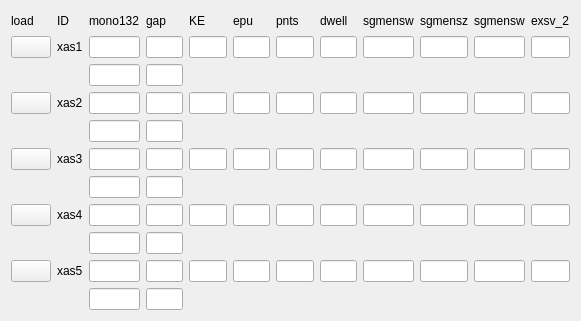
  <widget class="QWidget" name="layoutWidget_2">
   <property name="geometry">
    <rect>
     <x>20</x>
     <y>650</y>
     <width>581</width>
     <height>321</height>
    </rect>
   </property>
   <layout class="QGridLayout" name="gridLayout_5">
    <item row="7" column="0">
     <widget class="PyDMShellCommand" name="PyDMShellCommand_17">
      <property name="toolTip">
       <string/>
      </property>
     </widget>
    </item>
    <item row="3" column="1">
     <widget class="PyDMLabel" name="PyDMLabel_28">
      <property name="toolTip">
       <string/>
      </property>
      <property name="text">
       <string>xas2</string>
      </property>
     </widget>
    </item>
    <item row="1" column="9">
     <widget class="PyDMLineEdit" name="PyDMLineEdit_81">
      <property name="toolTip">
       <string/>
      </property>
      <property name="channel" stdset="0">
       <string>ca://SPEC:sgmensz_SV</string>
      </property>
     </widget>
    </item>
    <item row="10" column="6">
     <widget class="PyDMLineEdit" name="PyDMLineEdit_72">
      <property name="toolTip">
       <string/>
      </property>
     </widget>
    </item>
    <item row="1" column="3">
     <widget class="PyDMLineEdit" name="PyDMLineEdit_68">
      <property name="toolTip">
       <string/>
      </property>
      <property name="channel" stdset="0">
       <string>ca://SPEC:gap_SV</string>
      </property>
     </widget>
    </item>
    <item row="10" column="10">
     <widget class="PyDMLineEdit" name="PyDMLineEdit_121">
      <property name="toolTip">
       <string/>
      </property>
     </widget>
    </item>
    <item row="9" column="2">
     <widget class="PyDMLineEdit" name="PyDMLineEdit_113">
      <property name="toolTip">
       <string/>
      </property>
      <property name="readOnly">
       <bool>true</bool>
      </property>
      <property name="channel" stdset="0">
       <string>ca://SPEC:ID_SV0</string>
      </property>
     </widget>
    </item>
    <item row="0" column="1">
     <widget class="PyDMLabel" name="PyDMLabel_26">
      <property name="toolTip">
       <string/>
      </property>
      <property name="text">
       <string>ID</string>
      </property>
     </widget>
    </item>
    <item row="0" column="5">
     <widget class="PyDMLabel" name="PyDMLabel_21">
      <property name="toolTip">
       <string/>
      </property>
      <property name="text">
       <string>epu</string>
      </property>
     </widget>
    </item>
    <item row="3" column="11">
     <widget class="PyDMLineEdit" name="PyDMLineEdit_112">
      <property name="toolTip">
       <string/>
      </property>
     </widget>
    </item>
    <item row="1" column="6">
     <widget class="PyDMLineEdit" name="PyDMLineEdit_88">
      <property name="toolTip">
       <string/>
      </property>
     </widget>
    </item>
    <item row="4" column="3">
     <widget class="PyDMLineEdit" name="PyDMLineEdit_103">
      <property name="toolTip">
       <string/>
      </property>
     </widget>
    </item>
    <item row="1" column="7">
     <widget class="PyDMLineEdit" name="PyDMLineEdit_73">
      <property name="toolTip">
       <string/>
      </property>
     </widget>
    </item>
    <item row="3" column="5">
     <widget class="PyDMLineEdit" name="PyDMLineEdit_108">
      <property name="toolTip">
       <string/>
      </property>
      <property name="readOnly">
       <bool>true</bool>
      </property>
      <property name="channel" stdset="0">
       <string>ca://SPEC:ID_SV</string>
      </property>
     </widget>
    </item>
    <item row="1" column="0">
     <widget class="PyDMShellCommand" name="PyDMShellCommand_6">
      <property name="toolTip">
       <string/>
      </property>
     </widget>
    </item>
    <item row="10" column="7">
     <widget class="PyDMLineEdit" name="PyDMLineEdit_117">
      <property name="toolTip">
       <string/>
      </property>
     </widget>
    </item>
    <item row="0" column="9">
     <widget class="PyDMLabel" name="PyDMLabel_23">
      <property name="toolTip">
       <string/>
      </property>
      <property name="text">
       <string>sgmensz</string>
      </property>
     </widget>
    </item>
    <item row="10" column="0">
     <widget class="PyDMShellCommand" name="PyDMShellCommand_13">
      <property name="toolTip">
       <string/>
      </property>
     </widget>
    </item>
    <item row="1" column="5">
     <widget class="PyDMLineEdit" name="PyDMLineEdit_93">
      <property name="toolTip">
       <string/>
      </property>
      <property name="channel" stdset="0">
       <string>ca://SPEC:epu_SV</string>
      </property>
     </widget>
    </item>
    <item row="3" column="0">
     <widget class="PyDMShellCommand" name="PyDMShellCommand_4">
      <property name="toolTip">
       <string/>
      </property>
     </widget>
    </item>
    <item row="7" column="1">
     <widget class="PyDMLabel" name="PyDMLabel_30">
      <property name="toolTip">
       <string/>
      </property>
      <property name="text">
       <string>xas4</string>
      </property>
     </widget>
    </item>
    <item row="3" column="3">
     <widget class="PyDMLineEdit" name="PyDMLineEdit_107">
      <property name="toolTip">
       <string/>
      </property>
     </widget>
    </item>
    <item row="1" column="10">
     <widget class="PyDMLineEdit" name="PyDMLineEdit_65">
      <property name="toolTip">
       <string/>
      </property>
      <property name="channel" stdset="0">
       <string>ca://SPEC:sgmensw_SV</string>
      </property>
     </widget>
    </item>
    <item row="7" column="7">
     <widget class="PyDMLineEdit" name="PyDMLineEdit_116">
      <property name="toolTip">
       <string/>
      </property>
     </widget>
    </item>
    <item row="6" column="2">
     <widget class="PyDMLineEdit" name="PyDMLineEdit_87">
      <property name="toolTip">
       <string/>
      </property>
     </widget>
    </item>
    <item row="0" column="3">
     <widget class="PyDMLabel" name="PyDMLabel_25">
      <property name="toolTip">
       <string/>
      </property>
      <property name="text">
       <string>gap</string>
      </property>
     </widget>
    </item>
    <item row="5" column="11">
     <widget class="PyDMLineEdit" name="PyDMLineEdit_91">
      <property name="toolTip">
       <string/>
      </property>
     </widget>
    </item>
    <item row="3" column="10">
     <widget class="PyDMLineEdit" name="PyDMLineEdit_111">
      <property name="toolTip">
       <string/>
      </property>
     </widget>
    </item>
    <item row="2" column="2">
     <widget class="PyDMLineEdit" name="PyDMLineEdit_75">
      <property name="toolTip">
       <string/>
      </property>
      <property name="channel" stdset="0">
       <string>ca://SPEC:mono132_SV_S1</string>
      </property>
     </widget>
    </item>
    <item row="0" column="7">
     <widget class="PyDMLabel" name="PyDMLabel_35">
      <property name="toolTip">
       <string/>
      </property>
      <property name="text">
       <string>dwell</string>
      </property>
     </widget>
    </item>
    <item row="2" column="3">
     <widget class="PyDMLineEdit" name="PyDMLineEdit_96">
      <property name="toolTip">
       <string/>
      </property>
      <property name="channel" stdset="0">
       <string>ca://SPEC:gap_SV1</string>
      </property>
     </widget>
    </item>
    <item row="1" column="2">
     <widget class="PyDMLineEdit" name="PyDMLineEdit_94">
      <property name="toolTip">
       <string/>
      </property>
      <property name="channel" stdset="0">
       <string>ca://SPEC:mono132_SV</string>
      </property>
     </widget>
    </item>
    <item row="7" column="10">
     <widget class="PyDMLineEdit" name="PyDMLineEdit_95">
      <property name="toolTip">
       <string/>
      </property>
     </widget>
    </item>
    <item row="3" column="6">
     <widget class="PyDMLineEdit" name="PyDMLineEdit_71">
      <property name="toolTip">
       <string/>
      </property>
      <property name="channel" stdset="0">
       <string>ca://SPEC:epu_SV1</string>
      </property>
     </widget>
    </item>
    <item row="0" column="0">
     <widget class="PyDMLabel" name="PyDMLabel_20">
      <property name="toolTip">
       <string/>
      </property>
      <property name="text">
       <string>load</string>
      </property>
     </widget>
    </item>
    <item row="5" column="7">
     <widget class="PyDMLineEdit" name="PyDMLineEdit_82">
      <property name="toolTip">
       <string/>
      </property>
     </widget>
    </item>
    <item row="7" column="5">
     <widget class="PyDMLineEdit" name="PyDMLineEdit_79">
      <property name="toolTip">
       <string/>
      </property>
     </widget>
    </item>
    <item row="7" column="6">
     <widget class="PyDMLineEdit" name="PyDMLineEdit_115">
      <property name="toolTip">
       <string/>
      </property>
      <property name="channel" stdset="0">
       <string>ca://SPEC:m1pit_SV</string>
      </property>
     </widget>
    </item>
    <item row="5" column="10">
     <widget class="PyDMLineEdit" name="PyDMLineEdit_64">
      <property name="toolTip">
       <string/>
      </property>
     </widget>
    </item>
    <item row="5" column="9">
     <widget class="PyDMLineEdit" name="PyDMLineEdit_83">
      <property name="toolTip">
       <string/>
      </property>
     </widget>
    </item>
    <item row="10" column="9">
     <widget class="PyDMLineEdit" name="PyDMLineEdit_122">
      <property name="toolTip">
       <string/>
      </property>
     </widget>
    </item>
    <item row="3" column="9">
     <widget class="PyDMLineEdit" name="PyDMLineEdit_110">
      <property name="toolTip">
       <string/>
      </property>
     </widget>
    </item>
    <item row="9" column="3">
     <widget class="PyDMLineEdit" name="PyDMLineEdit_114">
      <property name="toolTip">
       <string/>
      </property>
      <property name="channel" stdset="0">
       <string>ca://SPEC:m1pit_SV</string>
      </property>
     </widget>
    </item>
    <item row="11" column="2">
     <widget class="PyDMLineEdit" name="PyDMLineEdit_80">
      <property name="toolTip">
       <string/>
      </property>
      <property name="channel" stdset="0">
       <string>ca://SPEC:sgmensz_SV1</string>
      </property>
     </widget>
    </item>
    <item row="0" column="2">
     <widget class="PyDMLabel" name="PyDMLabel_24">
      <property name="toolTip">
       <string/>
      </property>
      <property name="text">
       <string>mono132</string>
      </property>
     </widget>
    </item>
    <item row="10" column="2">
     <widget class="PyDMLineEdit" name="PyDMLineEdit_126">
      <property name="toolTip">
       <string/>
      </property>
     </widget>
    </item>
    <item row="7" column="11">
     <widget class="PyDMLineEdit" name="PyDMLineEdit_66">
      <property name="toolTip">
       <string/>
      </property>
     </widget>
    </item>
    <item row="5" column="5">
     <widget class="PyDMLineEdit" name="PyDMLineEdit_84">
      <property name="toolTip">
       <string/>
      </property>
     </widget>
    </item>
    <item row="5" column="8">
     <widget class="PyDMLineEdit" name="PyDMLineEdit_69">
      <property name="toolTip">
       <string/>
      </property>
     </widget>
    </item>
    <item row="10" column="8">
     <widget class="PyDMLineEdit" name="PyDMLineEdit_123">
      <property name="toolTip">
       <string/>
      </property>
     </widget>
    </item>
    <item row="0" column="6">
     <widget class="PyDMLabel" name="PyDMLabel_37">
      <property name="toolTip">
       <string/>
      </property>
      <property name="text">
       <string>pnts</string>
      </property>
     </widget>
    </item>
    <item row="5" column="0">
     <widget class="PyDMShellCommand" name="PyDMShellCommand_19">
      <property name="toolTip">
       <string/>
      </property>
     </widget>
    </item>
    <item row="3" column="7">
     <widget class="PyDMLineEdit" name="PyDMLineEdit_97">
      <property name="toolTip">
       <string/>
      </property>
     </widget>
    </item>
    <item row="3" column="2">
     <widget class="PyDMLineEdit" name="PyDMLineEdit_90">
      <property name="toolTip">
       <string/>
      </property>
      <property name="channel" stdset="0">
       <string>ca://SPEC:mono132_SV_S2</string>
      </property>
     </widget>
    </item>
    <item row="7" column="8">
     <widget class="PyDMLineEdit" name="PyDMLineEdit_102">
      <property name="toolTip">
       <string/>
      </property>
     </widget>
    </item>
    <item row="1" column="8">
     <widget class="PyDMLineEdit" name="PyDMLineEdit_70">
      <property name="toolTip">
       <string/>
      </property>
      <property name="channel" stdset="0">
       <string>ca://SPEC:m1pit_SV</string>
      </property>
     </widget>
    </item>
    <item row="4" column="2">
     <widget class="PyDMLineEdit" name="PyDMLineEdit_106">
      <property name="toolTip">
       <string/>
      </property>
     </widget>
    </item>
    <item row="10" column="3">
     <widget class="PyDMLineEdit" name="PyDMLineEdit_125">
      <property name="toolTip">
       <string/>
      </property>
     </widget>
    </item>
    <item row="6" column="3">
     <widget class="PyDMLineEdit" name="PyDMLineEdit_86">
      <property name="toolTip">
       <string/>
      </property>
     </widget>
    </item>
    <item row="3" column="8">
     <widget class="PyDMLineEdit" name="PyDMLineEdit_109">
      <property name="toolTip">
       <string/>
      </property>
      <property name="channel" stdset="0">
       <string>ca://SPEC:ID_SV1</string>
      </property>
     </widget>
    </item>
    <item row="5" column="3">
     <widget class="PyDMLineEdit" name="PyDMLineEdit_101">
      <property name="toolTip">
       <string/>
      </property>
     </widget>
    </item>
    <item row="10" column="1">
     <widget class="PyDMLabel" name="PyDMLabel_31">
      <property name="toolTip">
       <string/>
      </property>
      <property name="text">
       <string>xas5</string>
      </property>
     </widget>
    </item>
    <item row="11" column="3">
     <widget class="PyDMLineEdit" name="PyDMLineEdit_118">
      <property name="toolTip">
       <string/>
      </property>
     </widget>
    </item>
    <item row="5" column="1">
     <widget class="PyDMLabel" name="PyDMLabel_29">
      <property name="toolTip">
       <string/>
      </property>
      <property name="text">
       <string>xas3</string>
      </property>
     </widget>
    </item>
    <item row="0" column="10">
     <widget class="PyDMLabel" name="PyDMLabel_22">
      <property name="toolTip">
       <string/>
      </property>
      <property name="text">
       <string>sgmensw</string>
      </property>
     </widget>
    </item>
    <item row="5" column="6">
     <widget class="PyDMLineEdit" name="PyDMLineEdit_76">
      <property name="toolTip">
       <string/>
      </property>
     </widget>
    </item>
    <item row="0" column="8">
     <widget class="PyDMLabel" name="PyDMLabel_36">
      <property name="toolTip">
       <string/>
      </property>
      <property name="text">
       <string>sgmensw</string>
      </property>
     </widget>
    </item>
    <item row="7" column="3">
     <widget class="PyDMLineEdit" name="PyDMLineEdit_99">
      <property name="toolTip">
       <string/>
      </property>
     </widget>
    </item>
    <item row="10" column="11">
     <widget class="PyDMLineEdit" name="PyDMLineEdit_120">
      <property name="toolTip">
       <string/>
      </property>
     </widget>
    </item>
    <item row="10" column="5">
     <widget class="PyDMLineEdit" name="PyDMLineEdit_124">
      <property name="toolTip">
       <string/>
      </property>
     </widget>
    </item>
    <item row="5" column="2">
     <widget class="PyDMLineEdit" name="PyDMLineEdit_98">
      <property name="toolTip">
       <string/>
      </property>
     </widget>
    </item>
    <item row="7" column="9">
     <widget class="PyDMLineEdit" name="PyDMLineEdit_78">
      <property name="toolTip">
       <string/>
      </property>
     </widget>
    </item>
    <item row="1" column="1">
     <widget class="PyDMLabel" name="PyDMLabel_27">
      <property name="toolTip">
       <string/>
      </property>
      <property name="text">
       <string>xas1</string>
      </property>
     </widget>
    </item>
    <item row="7" column="2">
     <widget class="PyDMLineEdit" name="PyDMLineEdit_100">
      <property name="toolTip">
       <string/>
      </property>
     </widget>
    </item>
    <item row="1" column="11">
     <widget class="PyDMLineEdit" name="PyDMLineEdit_67">
      <property name="toolTip">
       <string/>
      </property>
      <property name="channel" stdset="0">
       <string>ca://SPEC:exsv_2_SV</string>
      </property>
     </widget>
    </item>
    <item row="0" column="11">
     <widget class="PyDMLabel" name="PyDMLabel_19">
      <property name="toolTip">
       <string/>
      </property>
      <property name="text">
       <string>exsv_2</string>
      </property>
     </widget>
    </item>
    <item row="1" column="4">
     <widget class="PyDMLineEdit" name="PyDMLineEdit_85">
      <property name="toolTip">
       <string/>
      </property>
      <property name="channel" stdset="0">
       <string>ca://SPEC:exsv_2_SV1</string>
      </property>
     </widget>
    </item>
    <item row="0" column="4">
     <widget class="PyDMLabel" name="PyDMLabel_32">
      <property name="toolTip">
       <string/>
      </property>
      <property name="text">
       <string>KE</string>
      </property>
     </widget>
    </item>
    <item row="3" column="4">
     <widget class="PyDMLineEdit" name="PyDMLineEdit_74">
      <property name="toolTip">
       <string/>
      </property>
     </widget>
    </item>
    <item row="5" column="4">
     <widget class="PyDMLineEdit" name="PyDMLineEdit_105">
      <property name="toolTip">
       <string/>
      </property>
     </widget>
    </item>
    <item row="7" column="4">
     <widget class="PyDMLineEdit" name="PyDMLineEdit_119">
      <property name="toolTip">
       <string/>
      </property>
     </widget>
    </item>
    <item row="10" column="4">
     <widget class="PyDMLineEdit" name="PyDMLineEdit_127">
      <property name="toolTip">
       <string/>
      </property>
     </widget>
    </item>
   </layout>
  </widget>
